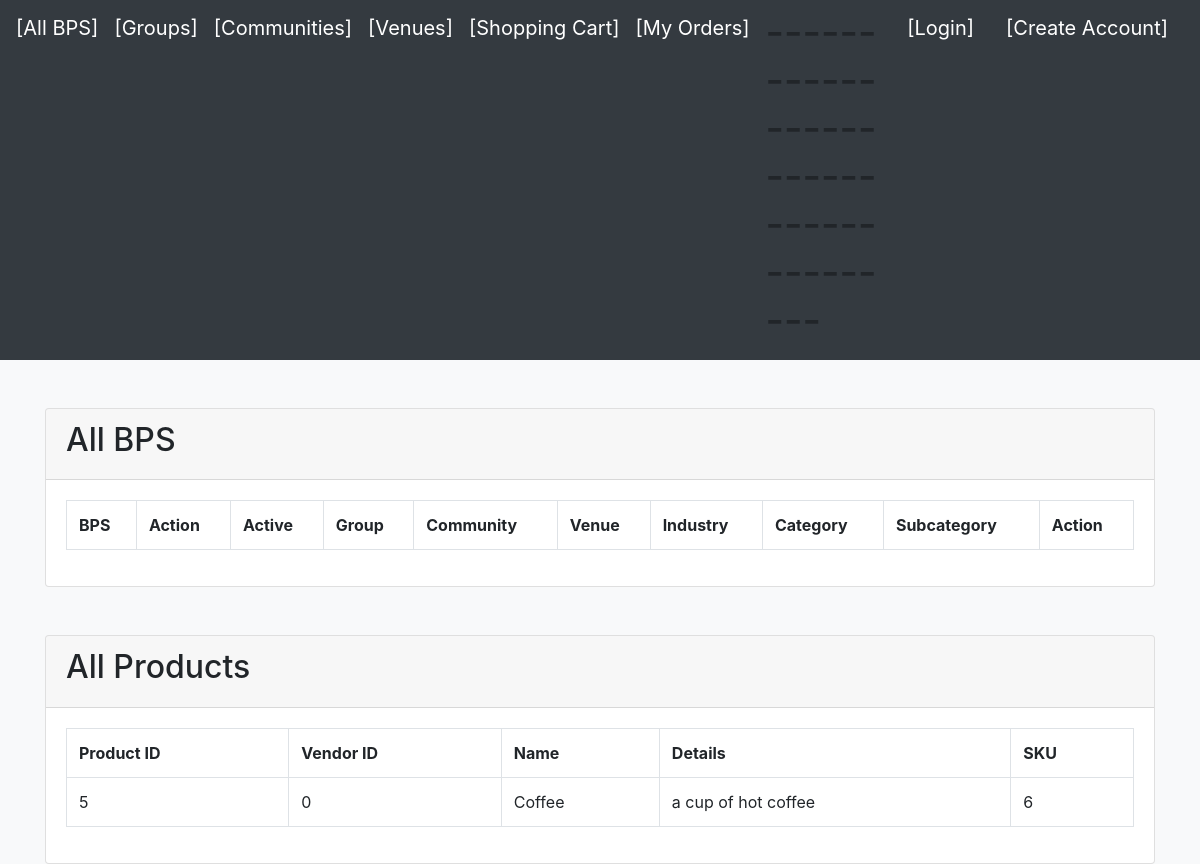
Page /supplier/index.php on the committed database.
### tables this page shows
CREATE TABLE `products` (
  `Product_ID` int(255) NOT NULL,
  `Vendor_ID` int(255) NOT NULL,
  `name` varchar(255) NOT NULL,
  `details` varchar(255) NOT NULL,
  `sku` int(255) NOT NULL,
  `price` int(255) NOT NULL,
  `image` varchar(255) NOT NULL
);

### supplier/index.php (the view, shortened to what this page needs)
<?php
require 'conndb.php';
$Vendor_ID = $_SESSION["vendor"];
$sql = "SELECT * FROM products WHERE Vendor_ID = '$Vendor_ID'";
$statement = $connection->prepare($sql);
$statement->execute();
$products = $statement->fetchAll(PDO::FETCH_OBJ);
 ?>
<?php require 'header.php'; ?>
<div class="container">
  <div class="card mt-5">
    <div class="card-header">
      <h2>All BPS</h2>
    </div>
    <div class="card-body">
      <table class="table table-bordered">
        <tr>
          <th>BPS</th>
		  <th>Action</th>
		  <th>Active</th>
          <th>Group</th>
		  <th>Community</th>
          <th>Venue</th>
          <th>Industry</th>
		  <th>Category</th>
          <th>Subcategory</th>
		  <th>Action</th>
        </tr>
      </table>
    </div>
  </div>
</div>
<div class="container">
  <div class="card mt-5">
    <div class="card-header">
      <h2>All Products</h2>
    </div>
    <div class="card-body">
      <table class="table table-bordered">
          <tr>
		  <th>Product ID</th>
		  <th>Vendor ID</th>
          <th>Name</th>
		  <th>Details</th>
          <th>SKU</th>
          </tr>
        <?php foreach($products as $person): ?>
          <tr>
			<td><?= $person->Product_ID ?> </td>
			<td><?= $person->Vendor_ID ?> </td>
			<td><?= $person->name ?> </td>
			<td><?= $person->details ?> </td>
			<td><?= $person->sku ?> </td>
          </tr>
        <?php endforeach; ?>
      </table>
    </div>
  </div>
</div>

### rows in the picture
products: Product_ID "5", Vendor_ID "0", name "Coffee", details "a cup of hot coffee", sku "6"
